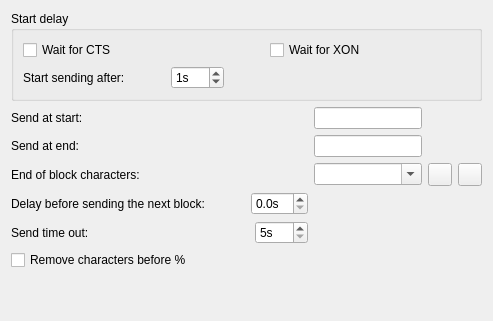
     <widget class="QWidget" name="tab">
      <attribute name="title">
       <string>Options - sending</string>
      </attribute>
      <layout class="QGridLayout" name="gridLayout_12">
       <item row="1" column="1">
        <layout class="QGridLayout" name="gridLayout_16">
         <item row="1" column="1">
          <widget class="QLabel" name="label_9">
           <property name="text">
            <string>Send at start:</string>
           </property>
          </widget>
         </item>
         <item row="2" column="2">
          <widget class="QLineEdit" name="eotInput">
           <property name="toolTip">
            <string>&lt;html&gt;&lt;head/&gt;&lt;body&gt;&lt;p&gt;These characters will be added at the end of the program.&lt;/p&gt;&lt;p&gt;You can write here:&lt;/p&gt;&lt;p&gt;	Plain text&lt;/p&gt;&lt;p&gt;AND/OR&lt;/p&gt;&lt;p&gt;	Hex codes of ASCII characters.&lt;/p&gt;&lt;p&gt;	Example: &lt;/p&gt;&lt;p&gt;	% 0x0A 0x0D - % and new line characters&lt;/p&gt;&lt;p&gt;	0x20 0x0A 0x0D - space character and new line characters&lt;/p&gt;&lt;p&gt;	Space and control characters can only be written as hex numbers:&lt;/p&gt;&lt;p&gt;	0x20 (space), 0x13 (XOFF), 0x11 (XON) ...&lt;/p&gt;&lt;p&gt;AND/OR&lt;/p&gt;&lt;p&gt;	Special characters codes can be used:&lt;/p&gt;&lt;p&gt;	LF - Line Feed also Carriage Return (replaced later by end of block characters)&lt;/p&gt;&lt;p&gt;	SP - Space&lt;/p&gt;&lt;p&gt;	TAB - Tabulation&lt;/p&gt;&lt;p&gt;	FN - File name&lt;/p&gt;&lt;p&gt;	FE - File name Extension (part after dot)&lt;/p&gt;&lt;p&gt;	FA - File name extension Appended at end of file name (part after _ character and before dot)&lt;/p&gt;&lt;/body&gt;&lt;/html&gt;</string>
           </property>
           <property name="maxLength">
            <number>128</number>
           </property>
           <property name="clearButtonEnabled">
            <bool>true</bool>
           </property>
          </widget>
         </item>
         <item row="1" column="2">
          <widget class="QLineEdit" name="stInput">
           <property name="sizePolicy">
            <sizepolicy hsizetype="Expanding" vsizetype="Minimum">
             <horstretch>0</horstretch>
             <verstretch>0</verstretch>
            </sizepolicy>
           </property>
           <property name="toolTip">
            <string>&lt;html&gt;&lt;head/&gt;&lt;body&gt;&lt;p&gt;These characters will be added at the beginning of the program. &lt;/p&gt;&lt;p&gt;You can write here:&lt;/p&gt;&lt;p&gt;	Plain text&lt;/p&gt;&lt;p&gt;AND/OR&lt;/p&gt;&lt;p&gt;	Hex codes of ASCII characters.&lt;/p&gt;&lt;p&gt;	Example: &lt;/p&gt;&lt;p&gt;	% 0x0A 0x0D - % and new line characters&lt;/p&gt;&lt;p&gt;	0x20 0x0A 0x0D - space character and new line characters&lt;/p&gt;&lt;p&gt;	Space and control characters can only be written as hex numbers:&lt;/p&gt;&lt;p&gt;	0x20 (space), 0x13 (XOFF), 0x11 (XON) ...&lt;/p&gt;&lt;p&gt;AND/OR&lt;/p&gt;&lt;p&gt;	Special characters codes can be used:&lt;/p&gt;&lt;p&gt;	LF - Line Feed also Carriage Return (replaced later by end of block characters)&lt;/p&gt;&lt;p&gt;	SP - Space&lt;/p&gt;&lt;p&gt;	TAB - Tabulation&lt;/p&gt;&lt;p&gt;	FN - File name&lt;/p&gt;&lt;p&gt;	FE - File name Extension (part after dot)&lt;/p&gt;&lt;p&gt;	FA - File name extension Appended at end of file name (part after _ character and before dot)&lt;/p&gt;&lt;/body&gt;&lt;/html&gt;</string>
           </property>
           <property name="maxLength">
            <number>128</number>
           </property>
           <property name="clearButtonEnabled">
            <bool>true</bool>
           </property>
          </widget>
         </item>
         <item row="2" column="1">
          <widget class="QLabel" name="label_3">
           <property name="text">
            <string>Send at end:</string>
           </property>
          </widget>
         </item>
         <item row="3" column="4">
          <widget class="QToolButton" name="deleteEobCharButton">
           <property name="toolTip">
            <string>Delete from the list</string>
           </property>
           <property name="icon">
            <iconset resource="../../../application.qrc">
             <normaloff>:/images/list-remove.png</normaloff>:/images/list-remove.png</iconset>
           </property>
          </widget>
         </item>
         <item row="3" column="1">
          <widget class="QLabel" name="label_13">
           <property name="text">
            <string>End of block characters:</string>
           </property>
          </widget>
         </item>
         <item row="3" column="3">
          <widget class="QToolButton" name="addEobCharButton">
           <property name="toolTip">
            <string>Add to the list</string>
           </property>
           <property name="icon">
            <iconset resource="../../../application.qrc">
             <normaloff>:/images/add.png</normaloff>:/images/add.png</iconset>
           </property>
          </widget>
         </item>
         <item row="3" column="2">
          <widget class="QComboBox" name="eobComboBox">
           <property name="toolTip">
            <string>Line (block) endings characters.
Only uppercase LF, CR character are allowed.</string>
           </property>
           <property name="editable">
            <bool>true</bool>
           </property>
           <property name="maxCount">
            <number>16</number>
           </property>
           <property name="minimumContentsLength">
            <number>4</number>
           </property>
          </widget>
         </item>
         <item row="5" column="1">
          <layout class="QHBoxLayout" name="horizontalLayout_9">
           <item>
            <widget class="QLabel" name="label_4">
             <property name="enabled">
              <bool>true</bool>
             </property>
             <property name="text">
              <string>Delay before sending the next block:</string>
             </property>
            </widget>
           </item>
           <item>
            <spacer name="horizontalSpacer_13">
             <property name="orientation">
              <enum>Qt::Horizontal</enum>
             </property>
             <property name="sizeHint" stdset="0">
              <size>
               <width>40</width>
               <height>20</height>
              </size>
             </property>
            </spacer>
           </item>
           <item>
            <widget class="QDoubleSpinBox" name="delayDoubleSpinBox">
             <property name="toolTip">
              <string/>
             </property>
             <property name="prefix">
              <string/>
             </property>
             <property name="suffix">
              <string>s</string>
             </property>
             <property name="decimals">
              <number>1</number>
             </property>
             <property name="maximum">
              <double>10.000000000000000</double>
             </property>
             <property name="singleStep">
              <double>0.100000000000000</double>
             </property>
            </widget>
           </item>
          </layout>
         </item>
         <item row="8" column="1">
          <widget class="QCheckBox" name="removeBefore">
           <property name="toolTip">
            <string>When sending, discard all characters before %</string>
           </property>
           <property name="text">
            <string>Remove characters before %</string>
           </property>
          </widget>
         </item>
         <item row="7" column="1">
          <layout class="QHBoxLayout" name="horizontalLayout_6">
           <item>
            <widget class="QLabel" name="label_16">
             <property name="text">
              <string>Send time out:</string>
             </property>
            </widget>
           </item>
           <item>
            <spacer name="horizontalSpacer_10">
             <property name="orientation">
              <enum>Qt::Horizontal</enum>
             </property>
             <property name="sizeHint" stdset="0">
              <size>
               <width>40</width>
               <height>20</height>
              </size>
             </property>
            </spacer>
           </item>
           <item>
            <widget class="QSpinBox" name="sendTimeoutSpinBox">
             <property name="suffix">
              <string>s</string>
             </property>
             <property name="minimum">
              <number>5</number>
             </property>
             <property name="maximum">
              <number>100</number>
             </property>
            </widget>
           </item>
          </layout>
         </item>
        </layout>
       </item>
       <item row="3" column="1">
        <spacer name="verticalSpacer_7">
         <property name="orientation">
          <enum>Qt::Vertical</enum>
         </property>
         <property name="sizeHint" stdset="0">
          <size>
           <width>20</width>
           <height>40</height>
          </size>
         </property>
        </spacer>
       </item>
       <item row="0" column="1">
        <widget class="QGroupBox" name="groupBox_7">
         <property name="title">
          <string>Start delay</string>
         </property>
         <layout class="QGridLayout" name="gridLayout_6">
          <item row="2" column="0">
           <layout class="QHBoxLayout" name="horizontalLayout_8">
            <item>
             <widget class="QLabel" name="label_8">
              <property name="text">
               <string>Start sending after:</string>
              </property>
             </widget>
            </item>
            <item>
             <spacer name="horizontalSpacer_7">
              <property name="orientation">
               <enum>Qt::Horizontal</enum>
              </property>
              <property name="sizeType">
               <enum>QSizePolicy::Minimum</enum>
              </property>
              <property name="sizeHint" stdset="0">
               <size>
                <width>40</width>
                <height>20</height>
               </size>
              </property>
             </spacer>
            </item>
            <item>
             <widget class="QSpinBox" name="startDelaySpinBox">
              <property name="toolTip">
               <string>If 0 then waits for XON, if &gt;0 waits for timeout or XON, which one first.
This setting works also with hardware flow control, put 0 to XON or XOFF characters to start transmission without waiting for XON.
This setting is ignored in serial File Server.</string>
              </property>
              <property name="suffix">
               <string>s</string>
              </property>
              <property name="maximum">
               <number>360</number>
              </property>
              <property name="value">
               <number>1</number>
              </property>
             </widget>
            </item>
            <item>
             <spacer name="horizontalSpacer_6">
              <property name="orientation">
               <enum>Qt::Horizontal</enum>
              </property>
              <property name="sizeType">
               <enum>QSizePolicy::Minimum</enum>
              </property>
              <property name="sizeHint" stdset="0">
               <size>
                <width>40</width>
                <height>20</height>
               </size>
              </property>
             </spacer>
            </item>
           </layout>
          </item>
          <item row="0" column="0">
           <widget class="QCheckBox" name="waitForCtsCheckBox">
            <property name="toolTip">
             <string>Start sending after Clear To Send (CTS) signal </string>
            </property>
            <property name="text">
             <string>Wait for CTS</string>
            </property>
           </widget>
          </item>
          <item row="0" column="1">
           <widget class="QCheckBox" name="waitForXonCheckBox">
            <property name="toolTip">
             <string>Start sending after receiving XON character </string>
            </property>
            <property name="text">
             <string>Wait for XON</string>
            </property>
           </widget>
          </item>
         </layout>
        </widget>
       </item>
      </layout>
     </widget>
